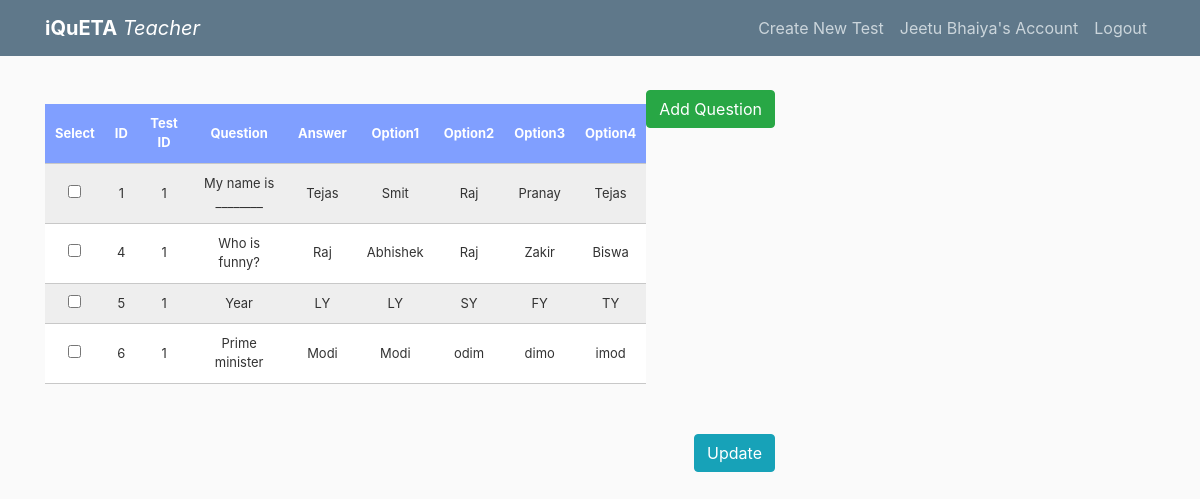
Screenshot of /viewqns/1/ (signed in) with the database file from the repository.
### flask_app/models.py (models this page shows, shortened)
class Teacher(db.Model, UserMixin):
    id = db.Column(db.Integer, primary_key=True)
    name = db.Column(db.String(50), nullable=False)
    email = db.Column(db.String(120), unique=True, nullable=False)
    image_file = db.Column(db.String(20), nullable=False, default='default.jpg')
    password = db.Column(db.String(60), nullable=False)
    tests = db.relationship('Test', backref='teacher', lazy=True)

class Questions(db.Model):
    id = db.Column(db.Integer, primary_key=True)
    question_text = db.Column(db.String(200), nullable=False)
    test_id = db.Column(db.Integer, db.ForeignKey('test.id',ondelete="CASCADE"), nullable=False)
    ans = db.Column(db.String(200),nullable=False)
    op1 = db.Column(db.String(200))
    op2 = db.Column(db.String(200))
    op3 = db.Column(db.String(200))
    op4 = db.Column(db.String(200))

### flask_app/routes.py (the view)
@app.route('/viewqns/<id>/', methods = ['GET', 'POST'])
def viewqns(id):
    my_data=Questions.query.filter_by(test_id=id).all()
    return render_template('viewqns.html', title='viewqns',currentUserType = currentUserType,rows=my_data,tid=id)

### flask_app/__init__.py (called while the page is built)
    def isStudent(self):
        if self._type == "student":
            return True
        return False

    def isTeacher(self):
        if self._type == "teacher":
            return True
        return False

### flask_app/models.py (called while the page is built)
@login_manager.user_loader
def load_user(user_id):
    if currentUserType.isTeacher():
        return Teacher.query.get(int(user_id))
    else:
        return Student.query.get(int(user_id))

### flask_app/templates/viewqns.html (shortened to what this page needs)
{% extends "layout.html" %}
{% block content %}
	<table class="dataframe male">
                    <thead>
                    	<th>Select</th>
                        <th>ID</th>
                        <th>Test ID</th>
                        <th>Question</th>
                        <th>Answer</th>
                        <th>Option1</th>
                        <th>Option2</th>
                        <th>Option3</th>
                        <th>Option4</th>
                    </thead>
                    {% for r in rows %}
                        <tr>
                        	<td><input type=checkbox class="get_value" name={{r.id}} value={{r.id}}><br/></td>
                            <td>{{r.id}}</td>
                            <td>{{r.test_id}}</td>
                            <td>{{r.question_text}}</td>
                            <td>{{r.ans}}</td>
                            <td>{{r.op1}}</td>
                            <td>{{r.op2}}</td>
                            <td>{{r.op3}}</td>
                            <td>{{r.op4}}</td>
                            {% endfor%}
</tr>
                            <a href="/add_question/{{tid}}" class="btn btn-success btn-xs float-right" data-toggle="modal" data-target="#questionedit{{tid}}">Add Question</a><br>
                            </table>
    <button type="button" class="btn btn-info float-right" name="upquestions" id="upquestions">Update</button>
                             {% endblock content %}

### flask_app/templates/layout.html (shortened to what this page needs)
<!DOCTYPE html>
<html>
<head>
    <link rel="stylesheet" href="https://maxcdn.bootstrapcdn.com/bootstrap/4.0.0/css/bootstrap.min.css">
    <link rel="stylesheet" href="https://stackpath.bootstrapcdn.com/bootstrap/4.5.0/css/bootstrap.min.css">
    <link rel="stylesheet" href="http://code.jquery.com/ui/1.12.1/themes/base/jquery-ui.css">
    <link rel="stylesheet" type="text/css" href="{{ url_for('static', filename='main.css') }}">
    <link rel="stylesheet" type="text/css" href="{{ url_for('static', filename='tab.css') }}">
</head>
<body>
    <header class="site-header">
      <nav class="navbar navbar-expand-md navbar-dark bg-steel fixed-top">
        <div class="container">
          {% if currentUserType.isStudent() %}
            <a class="navbar-brand mr-4" href="{{ url_for('home') }}"><b>iQuETA</b> <i>Student</i></a>
          {% elif currentUserType.isTeacher() %}
            <a class="navbar-brand mr-4" href="{{ url_for('home') }}"><b>iQuETA</b> <i>Teacher</i></a>
          {% else %}
            <a class="navbar-brand mr-4" href="{{ url_for('home') }}"><b>iQuETA</b></a>
          {% endif %}
          <div class="collapse navbar-collapse" id="navbarToggle">
            <div class="navbar-nav">
              {% if current_user.is_authenticated %}
                {% if currentUserType.isStudent() %}
                  <a class="nav-item nav-link" href="" data-toggle="modal" data-target="#exampleModal"> Enter Test Code</a>
                {% else %}
                  <a class="nav-item nav-link" href="" data-toggle="modal" data-target="#mymodal" > Create New Test</a>
                {% endif %}
                <a class="nav-item nav-link" href="{{ url_for('account') }}"> {{current_user.name}}'s Account</a>
                <a class="nav-item nav-link" href="{{ url_for('logout') }}">Logout</a>
              {% else %}
                <a class="nav-item nav-link" href="{{ url_for('login') }}">Login</a>
                <a class="nav-item nav-link" href="{{ url_for('register') }}">Register</a>
              {% endif %}
            </div>
          </div>
        </div>
      </nav>
    </header>
    <main role="main" class="container">
      <div class="row">
        <div class="col-md-8">
          {% block content %}{% endblock %}
        </div>
      </div>
    </main>
  </body>
</html>

### flask_app/static/main.css (style rules this page uses)
body { background: #fafafa; color: #333333; margin-top: 5rem; }
.bg-steel { background-color: #5f788a; }
.site-header .navbar-nav .nav-link { color: #cbd5db; }
.btn { padding: .375rem .75rem; margin-top:10px; }

### flask_app/static/tab.css (style rules this page uses)
table.dataframe, .dataframe th, .dataframe td { border: none; border-bottom: 1px solid #C8C8C8; border-collapse: collapse; text-align:center; padding: 10px; margin-bottom: 40px; font-size: 0.9em; }
.male th { background-color: #809fff; color: white; }
tr:nth-child(odd) { background-color:#eee; }
tr:nth-child(even) { background-color:#fff; }

### rows the page displays
Teacher: name "Jeetu Bhaiya"
Questions: id "1", test_id "1", question_text "My name is ________", ans "Tejas", op1 "Smit", op2 "Raj", op3 "Pranay", op4 "Tejas"
Questions: id "4", test_id "1", question_text "Who is funny?", ans "Raj", op1 "Abhishek", op2 "Raj", op3 "Zakir", op4 "Biswa"
Questions: id "5", test_id "1", question_text "Year", ans "LY", op1 "LY", op2 "SY", op3 "FY", op4 "TY"
Questions: id "6", test_id "1", question_text "Prime minister", ans "Modi", op1 "Modi", op2 "odim", op3 "dimo", op4 "imod"
